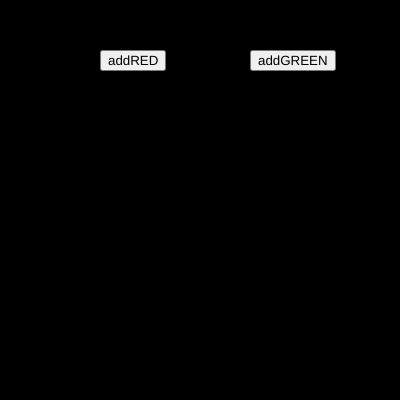
Frame 1 (no input)
Frame 60 (no input): identical to frame 1, image omitted
Frame 120 (the mouse pressed at the canvas centre since frame 60): identical to frame 1, image omitted

The p5.js sketch that drew this single still picture (run headless with seeded random() and noise() and a simulated clock; from frame 60 on, the mouse is pressed at the canvas centre):

// p5.js sketch
// ── sketch.js
var btn_red;
var btn_green;

var r = 0;
var g = 0;
var b = 0;

function setup() {
  createCanvas(400, 400);  

btn_red = createButton("addRED");
btn_red.position(100,50);
btn_red.mousePressed(red_bg);

btn_green = createButton("addGREEN");
btn_green.position(250,50);
btn_green.mousePressed(green_bg);

}

function draw() {
  background(r,g,b);
}


function red_bg()
{
 r = 255;
 g = 0;
 b = 0;
 
}

function green_bg()
{
 r = 0;
 g = 255;
 b = 0;
 
}
